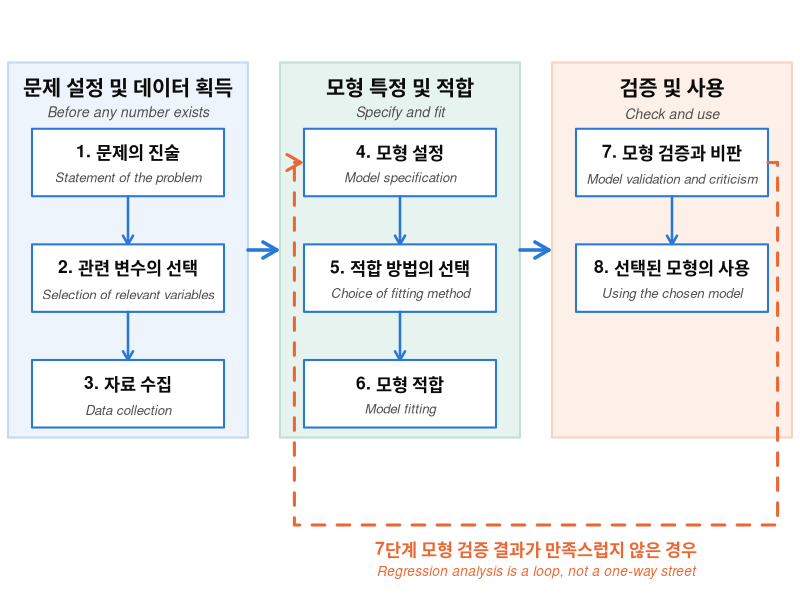

Generate this figure with R:
# Date        : 2026-08-25
# Description : Flow chart of the eight steps of a regression analysis, drawn
#               with base graphics so the deck stays self-contained (no mermaid,
#               no web fonts, no network at render time).
#               The chart shows what the numbered list could not: the three
#               phases the steps group into, and the feedback loop from step 7
#               (validation) back to step 4 (model specification).
#               Step names follow Chatterjee & Hadi, Regression Analysis by
#               Example, 5th ed., Ch.1, as already quoted on the slide.
#               Run from the project root:
#                 Rscript code/agent/2026-08-25/make-eight-step-flowchart.R
# File        : make-eight-step-flowchart.R

FIG_DIR <- "output/agent/2026-08-25"
dir.create(FIG_DIR, recursive = TRUE, showWarnings = FALSE)

COL_BLUE <- "#2a78d6"
COL_ORANGE <- "#eb6834"
INK <- "#0b0b0b"
INK2 <- "#52514e"
BAND <- c("#eef4fb", "#e7f3ee", "#fdf0e9") # one tint per phase
BAND_EDGE <- c("#c3d9f2", "#bfe0d2", "#f7d3bf")
BOX_FILL <- "#ffffff"

## ---- content ----------------------------------------------------------

phases <- list(
     list(head = "문제 설정 및 데이터 획득", sub = "Before any number exists"),
     list(head = "모형 특정 및 적합", sub = "Specify and fit"),
     list(head = "검증 및 사용", sub = "Check and use")
)

steps <- list(
     c("1. 문제의 진술", "Statement of the problem"),
     c("2. 관련 변수의 선택", "Selection of relevant variables"),
     c("3. 자료 수집", "Data collection"),
     c("4. 모형 설정", "Model specification"),
     c("5. 적합 방법의 선택", "Choice of fitting method"),
     c("6. 모형 적합", "Model fitting"),
     c("7. 모형 검증과 비판", "Model validation and criticism"),
     c("8. 선택된 모형의 사용", "Using the chosen model")
)
group_of <- list(1:3, 4:6, 7:8) # which steps sit in which phase

## ---- geometry ---------------------------------------------------------

bx <- c(16, 50, 84) # centre of each phase band
half_b <- 15 # band half-width
half_x <- 12.0 # box half-width (leaves a lane inside the band)
half_y <- 5.4 # box half-height
band_top <- 90
band_bot <- 30

png(
     file.path(FIG_DIR, "fig-i06-eight-steps.png"),
     width = 2300,
     height = 1000,
     res = 165
)
par(mar = c(0, 0, 0, 0))
plot(
     0,
     0,
     type = "n",
     xlim = c(0, 100),
     ylim = c(4, 100),
     axes = FALSE,
     xlab = "",
     ylab = "",
     xaxs = "i",
     yaxs = "i"
)

for (g in 1:3) {
     # phase band
     rect(
          bx[g] - half_b,
          band_bot,
          bx[g] + half_b,
          band_top,
          col = BAND[g],
          border = BAND_EDGE[g],
          lwd = 2
     )
     text(
          bx[g],
          band_top - 4.0,
          phases[[g]]$head,
          font = 2,
          cex = 1.25,
          col = INK
     )
     text(
          bx[g],
          band_top - 8.2,
          phases[[g]]$sub,
          font = 3,
          cex = 0.85,
          col = INK2
     )

     # step boxes, evenly spaced inside the band
     ids <- group_of[[g]]
     ys <- seq(band_top - 16, band_bot + 7, length.out = 3)[seq_along(ids)]
     for (k in seq_along(ids)) {
          i <- ids[k]
          y <- ys[k]
          rect(
               bx[g] - half_x,
               y - half_y,
               bx[g] + half_x,
               y + half_y,
               col = BOX_FILL,
               border = COL_BLUE,
               lwd = 2
          )
          text(bx[g], y + 1.7, steps[[i]][1], font = 2, cex = 1.05, col = INK)
          text(bx[g], y - 2.6, steps[[i]][2], font = 3, cex = 0.80, col = INK2)
          # arrow down to the next box inside the same band
          if (k < length(ids)) {
               arrows(
                    bx[g],
                    y - half_y,
                    bx[g],
                    ys[k + 1] + half_y,
                    length = 0.10,
                    lwd = 2.5,
                    col = COL_BLUE
               )
          }
     }
}

# arrows between the phases
for (g in 1:2) {
     arrows(
          bx[g] + half_b,
          60,
          bx[g + 1] - half_b - 0.4,
          60,
          length = 0.16,
          lwd = 3.5,
          col = COL_BLUE
     )
}

# Feedback loop: step 7 sends you back to step 4.  The return path runs under
# It leaves the right edge of step 7, drops down the empty lane inside band 3,
# runs under the bands, then climbs the lane inside band 2, so that both ends of
# the loop touch the boxes they actually refer to.
fb <- 16 # height of the horizontal return
lane <- bx[2] - half_b + 1.8 # lane inside band 2, left of boxes
lane3 <- bx[3] + half_b - 1.8 # lane inside band 3, right of boxes
y4 <- seq(band_top - 16, band_bot + 7, length.out = 3)[1] # steps 4 and 7 sit here
lines(
     c(bx[3] + half_x, lane3, lane3, lane, lane),
     c(y4, y4, fb, fb, y4),
     lwd = 3,
     col = COL_ORANGE,
     lty = 2
)
arrows(
     lane,
     y4,
     bx[2] - half_x - 0.4,
     y4,
     length = 0.16,
     lwd = 3,
     col = COL_ORANGE
)
text(
     (lane + lane3) / 2,
     fb - 3.8,
     "7단계 모형 검증 결과가 만족스럽지 않은 경우",
     font = 2,
     cex = 1.05,
     col = COL_ORANGE
)
text(
     (lane + lane3) / 2,
     fb - 7.6,
     "Regression analysis is a loop, not a one-way street",
     font = 3,
     cex = 0.82,
     col = COL_ORANGE
)

dev.off()
cat("written:", file.path(FIG_DIR, "fig-i06-eight-steps.png"), "\n")
